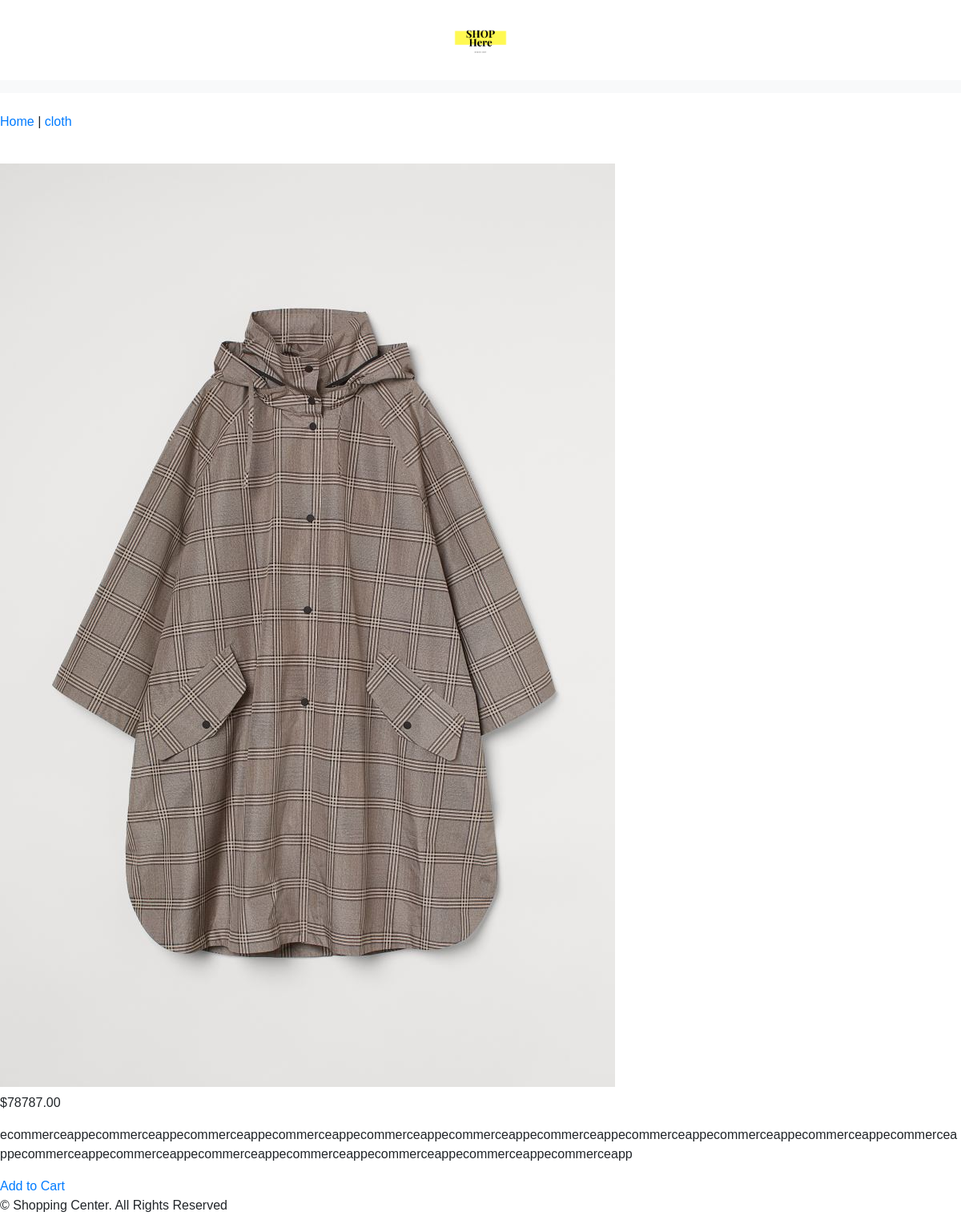
The app's page /dress/cloth/ with its own data.
### ecommerceapp/models.py (models this page shows, shortened)
class Product(models.Model):
    name = models.CharField(max_length=250, unique=True)
    slug = models.SlugField(max_length=250, unique=True)
    description = models.TextField(blank=True)
    image = models.ImageField(upload_to='product', blank=True) # Install Pillow
    category = models.ForeignKey(Category, on_delete=models.CASCADE)
    price = models.DecimalField(max_digits=10, decimal_places=2)
    stock = models.IntegerField()
    available = models.BooleanField(default=True)
    created = models.DateTimeField(auto_now=True)
    updated = models.DateTimeField(auto_now=True)
    class Meta:
        ordering = ('name',)
        verbose_name = 'product'
        verbose_name_plural = 'products'

### ecommerceapp/views.py (the view)
# urls.py: path('<slug:c_slug>/<slug:product_slug>/', views.productCategoryDetail, name='productCategoryDetail')
def productCategoryDetail(request, c_slug, product_slug):
    try:
        product = Product.objects.get(category__slug=c_slug, slug=product_slug)
    except Exception as e:
        raise e
    return render(request, 'product.html', {'product':product})

### ecommerceapp/context_processors.py (called while the page is built)
def menu_links(request):
    links = Category.objects.all()
    return dict(links=links)

### ecommerceapp/models.py (called while the page is built)
    def get_url(self):
        return reverse("ecommerceapp:products_by_category",args=[self.slug])

### templates/product.html (shortened to what this page needs)
{% extends "base.html" %}
{% load static %}
{% block content %}
<div>
    <div>
        <p><a href="{% url 'ecommerceapp:allProductsCategory' %}">Home</a> |
            <a href="{{ product.category.get_url }}">{{product.name}}</a>
        </p>
    </div>
    <div>
        <br>
        <div>
            <div>
                <img src="{{product.image.url}}" alt="{{product.name}}">
            </div>
        </div>
        <div>
            <div>
                <p>${{product.price}}</p>
                <p>{{product.description}}</p>
                {% if product.stock <= 0 %}
                    <<p><b>Out of stock</b></p>
                {% else %}
                    <a href="">Add to Cart</a>
                {% endif %}
            </div>
        </div>
    </div>
</div>
{% endblock %}

### static/css/custom.css (style rules this page uses)
body { font-family: sans-serif; }
p { line-break: auto; word-break: break-all; }

### records on screen
Product: name "cloth", image (picture), price "78787.00", description "ecommerceappecommerceappecommerceappecommerceappecommerceappecommerceappecommerceappecommerceappecommerceappecommerceappecommerceappecommerceappecommerceappecommerceappecommerceappecommerceappecommerceappecommerceapp"
